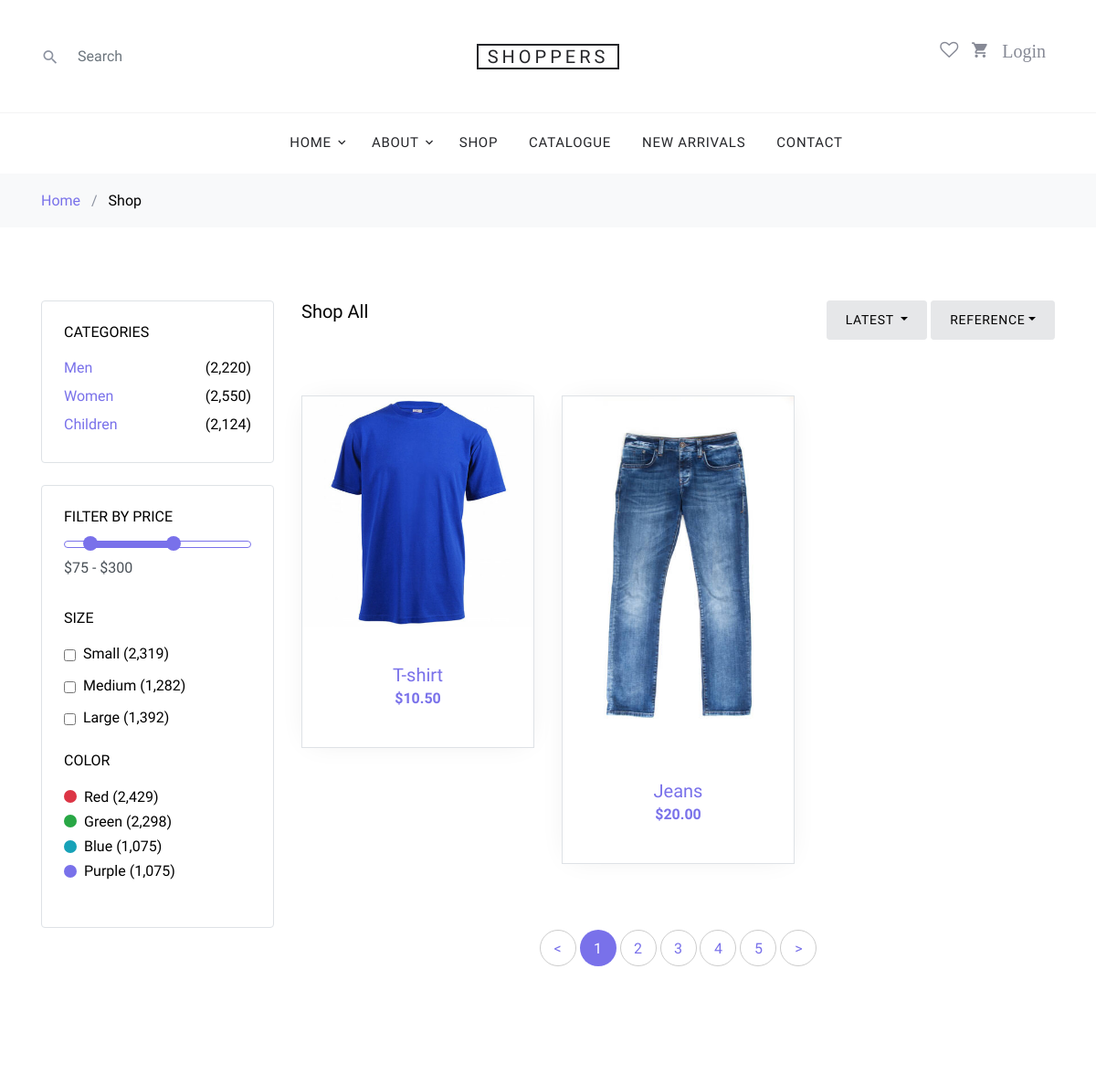
Page /shop/ (upper part) on the earlier database version.
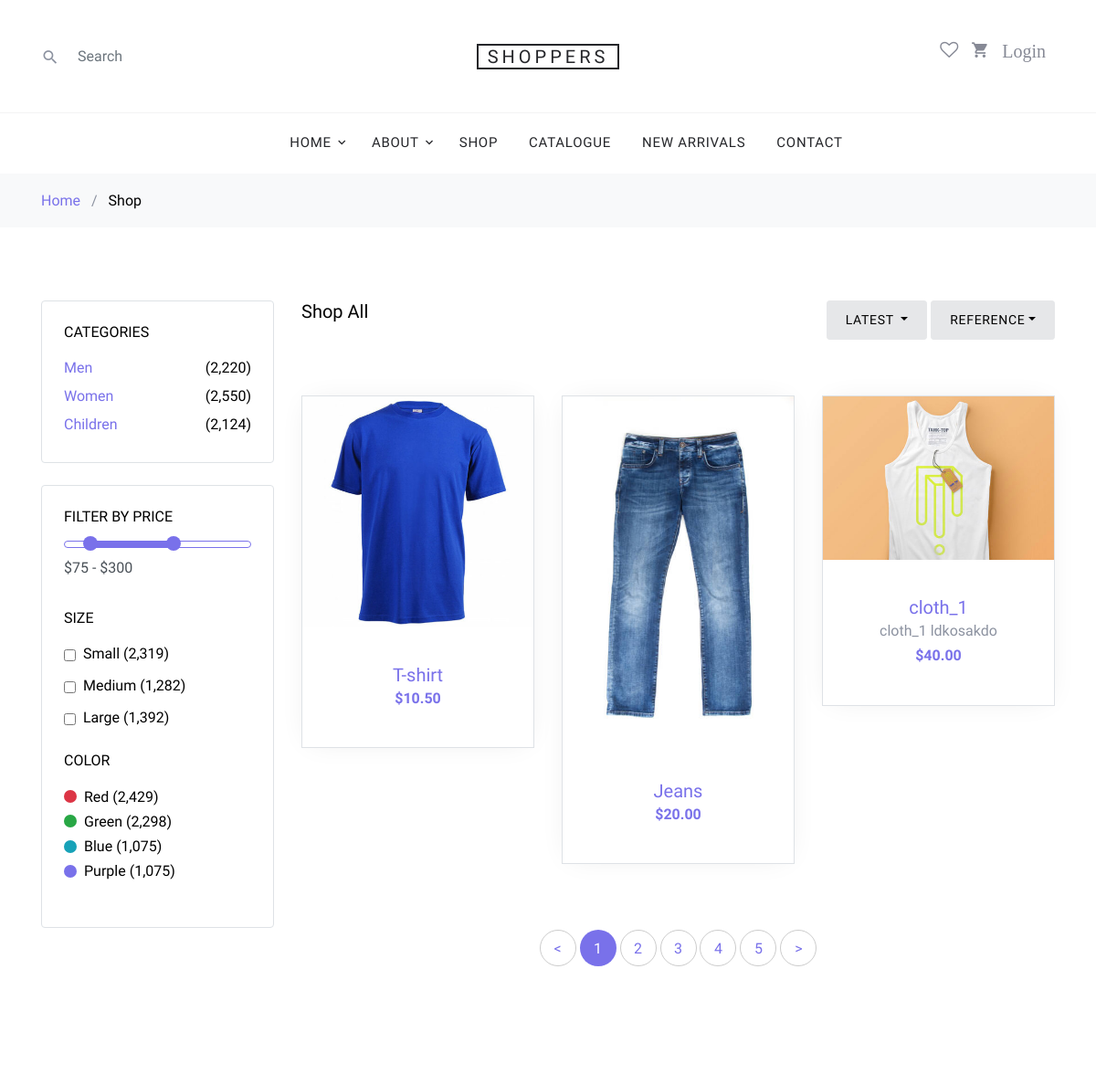
Same page on the later database version.
### base/models.py (models this page shows, shortened)
class Item(models.Model):
    name = models.CharField(max_length=255)
    description = models.TextField(blank=True)
    price = models.DecimalField(max_digits=10, decimal_places=2)
    category = models.ForeignKey(Category, on_delete=models.CASCADE)
    size = models.CharField(max_length=10)
    color = models.CharField(max_length=50, blank=True)
    image = models.ImageField(upload_to='item_images/', blank=True, null=True)
    created_at = models.DateTimeField(auto_now_add=True)
    updated_at = models.DateTimeField(auto_now=True)

### base/views.py (the view)
# urls.py: path('shop/', views.shop, name='shop'),
def shop(request):
    items = Item.objects.all()
    context = {'items': items}
    return render(request, 'base/shop.html', context)

### base/templates/base/shop.html (shortened to what the changed rows need)
{% extends 'main.html' %}
{% load static %}
{% block content %}
<div class="site-wrap">
  <div class="site-section">
    <div class="container">
      <div class="row mb-5">
        <div class="col-md-9 order-2">
          <div class="row">
            <div class="col-md-12 mb-5">
              <div class="float-md-left mb-4">
                <h2 class="text-black h5">Shop All</h2>
              </div>
            </div>
          </div>
          <div class="row mb-5">
            {% for item in items %}
            <div class="col-sm-6 col-lg-4 mb-4" data-aos="fade-up">
              <div class="block-4 text-center border">
                <figure class="block-4-image">
                  <a href="{% url 'shop-single' item.id %}"><img src="{{ item.image.url }}" alt="Image placeholder"
                      class="img-fluid"></a>
                </figure>
                <div class="block-4-text p-4">
                  <h3><a href="{% url 'shop-single' item.id %}">{{item.name}}</a></h3>
                  <p class="mb-0">{{item.description}}</p>
                  <p class="text-primary font-weight-bold">${{item.price}}</p>
                </div>
              </div>
            </div>
            {% endfor %}
          </div>
        </div>
      </div>
    </div>
  </div>
</div>
{% endblock content %}

Differences in the rows shown:
added Item: image (picture), name "cloth_1", description "cloth_1 ldkosakdo", price "40.00"
